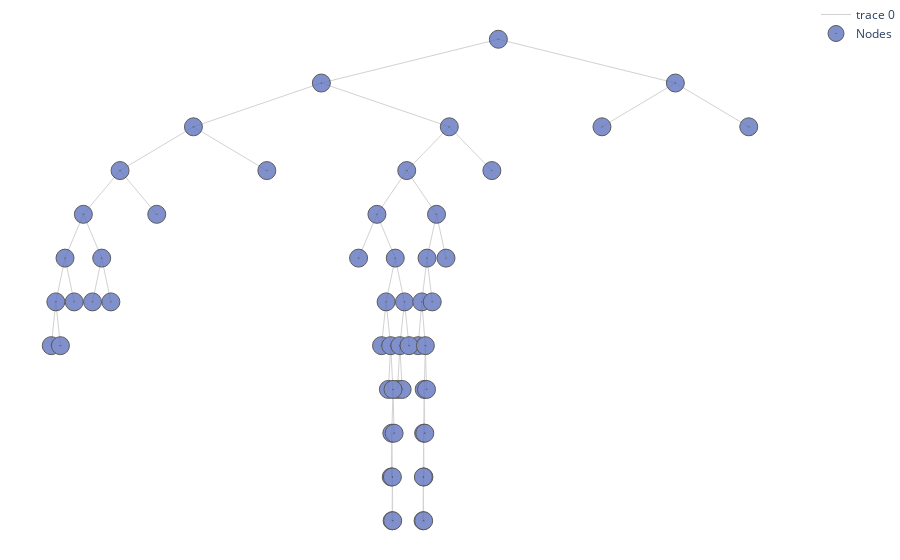

Notebook cell for this chart:
### Code cell
#import warnings
#warnings.filterwarnings("ignore", category=FutureWarning) 


tree.print_tree(table = False, html = True, merge_leaves = True)#.style.hide()

### Figure 1 — Plotly figure (JSON) as saved in the notebook; plotly's stock layout.template omitted (floating-point values rounded to 4 significant figures; data arrays with more than 128 entries replaced by an {"elided": "..."} marker saying what was removed)
{"data": [{"hoverinfo": "none", "line": {"color": "rgb(210,210,210)", "width": 1}, "mode": "lines", "type": "scatter", "x": {"elided": "162 float values"}, "y": {"elided": "162 int values"}}, {"hoverinfo": "text", "marker": {"color": "#6175c1", "line": {"color": "rgb(50,50,50)", "width": 1}, "size": 18, "symbol": "circle-dot"}, "mode": "markers", "name": "Nodes", "opacity": 0.8, "text": ["n9<br>Class: {1: 0.72, 2: 0.02, 3: 0.02, 4: 0.24}<br>tau : None<br>Samples : 3628<br>GPR: []<br>LPR: []", "n65<br>Class: {1: 0.26, 2: 0.02, 3: 0.02, 4: 0.7}<br>tau : None<br>Samples : 542<br>GPR: []<br>LPR: []", "n66<br>Class: {1: 0.42, 2: 0.03, 3: 0.11, 4: 0.44}<br>tau : None<br>Samples : 715<br>GPR: []<br>LPR: []", "n67<br>Class: {1: 0.46, 2: 0.03, 3: 0.12, 4: 0.39}<br>tau : None<br>Samples : 1194<br>GPR: []<br>LPR: []", "n1324<br>Class: {1: 0.0, 2: 0.06, 3: 0.62, 4: 0.32}<br>tau : None<br>Samples : 1134<br>GPR: []<br>LPR: []", "n2650<br>Class: {1: 0.01, 2: 0.03, 3: 0.49, 4: 0.46}<br>tau : None<br>Samples : 741<br>GPR: []<br>LPR: []", "n2651<br>Class: {1: 0.02, 2: 0.02, 3: 0.41, 4: 0.55}<br>tau : None<br>Samples : 548<br>GPR: []<br>LPR: []", "n332<br>Class: {1: 0.07, 2: 0.03, 3: 0.56, 4: 0.34}<br>tau : None<br>Samples : 701<br>GPR: []<br>LPR: []", "n333<br>Class: {1: 0.04, 2: 0.01, 3: 0.47, 4: 0.49}<br>tau : None<br>Samples : 512<br>GPR: []<br>LPR: []", "n168<br>Class: {1: 0.05, 2: 0.02, 3: 0.11, 4: 0.81}<br>tau : None<br>Samples : 1165<br>GPR: []<br>LPR: []", "n1353<br>Class: {1: 0.04, 2: 0.02, 3: 0.21, 4: 0.73}<br>tau : None<br>Samples : 517<br>GPR: []<br>LPR: []", "n2704<br>Class: {1: 0.12, 2: 0.02, 3: 0.58, 4: 0.28}<br>tau : None<br>Samples : 976<br>GPR: []<br>LPR: []", "n2705<br>Class: {1: 0.07, 2: 0.01, 3: 0.4, 4: 0.52}<br>tau : None<br>Samples : 572<br>GPR: []<br>LPR: []", "n7<br>Class: {1: 0.1, 2: 0.05, 3: 0.77, 4: 0.09}<br>tau : None<br>Samples : 16307<br>GPR: 0.006<br>LPR: 1.316", "n1<br>car_ownership in ('car_ownership0',)<br>Class:{1: 0.18, 2: 0.03, 3: 0.35, 4: 0.44}<br>tau : 0.89<br>Samples: 76103<br>GPR: 0.146<br>LPR: 0.888", "n2<br>distance_group in ('distance04', 'distance05', 'distance06', 'distance07', 'distance08', 'distance09', 'distance10', 'distance11')<br>Class:{1: 0.14, 2: 0.02, 3: 0.24, 4: 0.59}<br>tau : 0.92<br>Samples: 53924<br>GPR: 0.153<br>LPR: 0.919", "n4<br>distance_group in ('distance01',)<br>Class:{1: 0.48, 2: 0.03, 3: 0.05, 4: 0.43}<br>tau : 0.99<br>Samples: 11453<br>GPR: 0.084<br>LPR: 0.994", "n8<br>day_of_week in ('day_of_week6', 'day_of_week7')<br>Class:{1: 0.38, 2: 0.03, 3: 0.07, 4: 0.52}<br>tau : 0.87<br>Samples: 7825<br>GPR: 0.004<br>LPR: 0.869", "n16<br>trafficperc_group in ('1mediumlow_traffic', '2medium_traffic', '3mediumhigh_traffic', '4high_traffic')<br>Class:{1: 0.39, 2: 0.03, 3: 0.08, 4: 0.51}<br>tau : 0.82<br>Samples: 5823<br>GPR: 0.02<br>LPR: 0.819", "n32<br>starttime_group in ('evening',)<br>Class:{1: 0.36, 2: 0.03, 3: 0.06, 4: 0.55}<br>tau : 0.98<br>Samples: 3914<br>GPR: 0.011<br>LPR: 0.983", "n64<br>driving_license in ('driving_license1',)<br>Class:{1: 0.37, 2: 0.03, 3: 0.07, 4: 0.53}<br>tau : 0.89<br>Samples: 3372<br>GPR: []<br>LPR: 0.894", "n128<br>Class: {1: 0.52, 2: 0.02, 3: 0.13, 4: 0.33}<br>tau : None<br>Samples : 1180<br>GPR: []<br>LPR: 0.81", "n129<br>Class: {1: 0.29, 2: 0.03, 3: 0.04, 4: 0.64}<br>tau : None<br>Samples : 2192<br>GPR: []<br>LPR: 0.966", "n33<br>starttime_group in ('afternoon',)<br>Class:{1: 0.45, 2: 0.03, 3: 0.12, 4: 0.41}<br>tau : 0.76<br>Samples: 1909<br>GPR: []<br>LPR: 0.764", "n17<br>Class: {1: 0.35, 2: 0.03, 3: 0.05, 4: 0.57}<br>tau : None<br>Samples : 2002<br>GPR: []<br>LPR: 0.911", "n5<br>drivingcharge_group in ('high_charge',)<br>Class:{1: 0.05, 2: 0.02, 3: 0.3, 4: 0.63}<br>tau : 1.2<br>Samples: 42471<br>GPR: 0.108<br>LPR: 1.203", "n10<br>trafficperc_group in ('0low_traffic', '1mediumlow_traffic')<br>Class:{1: 0.05, 2: 0.02, 3: 0.24, 4: 0.69}<br>tau : 1.06<br>Samples: 38446<br>GPR: 0.067<br>LPR: 1.062", "n20<br>faretype in ('faretype1', 'faretype2', 'faretype3', 'faretype4')<br>Class:{1: 0.03, 2: 0.03, 3: 0.39, 4: 0.55}<br>tau : 0.94<br>Samples: 13067<br>GPR: 0.023<br>LPR: 0.938", "n40<br>Class: {1: 0.03, 2: 0.01, 3: 0.34, 4: 0.61}<br>tau : None<br>Samples : 2562<br>GPR: 0.038<br>LPR: 1.09", "n41<br>driving_license in ('driving_license0',)<br>Class:{1: 0.03, 2: 0.03, 3: 0.4, 4: 0.53}<br>tau : 0.98<br>Samples: 10505<br>GPR: 0.06<br>LPR: 0.976", "n82<br>cost_group in ('high_cost', 'medium_cost')<br>Class:{1: 0.03, 2: 0.03, 3: 0.34, 4: 0.6}<br>tau : 1.0<br>Samples: 8188<br>GPR: 0.037<br>LPR: 0.995", "n164<br>Class: {1: 0.07, 2: 0.04, 3: 0.19, 4: 0.69}<br>tau : None<br>Samples : 2716<br>GPR: []<br>LPR: 1.051", "n165<br>day_of_week in ('day_of_week1', 'day_of_week2', 'day_of_week3', 'day_of_week4', 'day_of_week5')<br>Class:{1: 0.01, 2: 0.03, 3: 0.41, 4: 0.55}<br>tau : 1.0<br>Samples: 5472<br>GPR: 0.015<br>LPR: 0.998", "n330<br>Class: {1: 0.02, 2: 0.01, 3: 0.3, 4: 0.67}<br>tau : None<br>Samples : 1269<br>GPR: []<br>LPR: 1.071", "n331<br>trafficperc_group in ('2medium_traffic',)<br>Class:{1: 0.01, 2: 0.03, 3: 0.44, 4: 0.52}<br>tau : 1.0<br>Samples: 4203<br>GPR: 0.057<br>LPR: 0.996", "n662<br>purpose in ('purpose2', 'purpose3', 'purpose4', 'purpose5')<br>Class:{1: 0.01, 2: 0.04, 3: 0.53, 4: 0.42}<br>tau : 0.95<br>Samples: 2423<br>GPR: 0.028<br>LPR: 0.951", "n1325<br>trafficperc_group in ('3mediumhigh_traffic',)<br>Class:{1: 0.02, 2: 0.03, 3: 0.46, 4: 0.5}<br>tau : 0.93<br>Samples: 1289<br>GPR: []<br>LPR: 0.928", "n663<br>Class: {1: 0.01, 2: 0.02, 3: 0.31, 4: 0.66}<br>tau : None<br>Samples : 1780<br>GPR: []<br>LPR: 1.08", "n83<br>purpose in ('purpose1', 'purpose2', 'purpose4')<br>Class:{1: 0.05, 2: 0.02, 3: 0.65, 4: 0.29}<br>tau : 1.08<br>Samples: 2317<br>GPR: 0.066<br>LPR: 1.077", "n166<br>bus_scale in ('bus_scale0.0',)<br>Class:{1: 0.06, 2: 0.02, 3: 0.52, 4: 0.4}<br>tau : 0.89<br>Samples: 1213<br>GPR: []<br>LPR: 0.894", "n167<br>Class: {1: 0.04, 2: 0.02, 3: 0.78, 4: 0.16}<br>tau : None<br>Samples : 1104<br>GPR: []<br>LPR: 1.302", "n21<br>age_group in ('age_group31-65',)<br>Class:{1: 0.06, 2: 0.02, 3: 0.16, 4: 0.76}<br>tau : 1.21<br>Samples: 25379<br>GPR: 0.022<br>LPR: 1.213", "n42<br>starttime_group in ('evening', 'morning')<br>Class:{1: 0.06, 2: 0.02, 3: 0.23, 4: 0.69}<br>tau : 1.12<br>Samples: 11113<br>GPR: 0.018<br>LPR: 1.125", "n84<br>day_of_week in ('day_of_week1', 'day_of_week2', 'day_of_week3', 'day_of_week4', 'day_of_week5', 'day_of_week6')<br>Class:{1: 0.06, 2: 0.02, 3: 0.25, 4: 0.67}<br>tau : 1.17<br>Samples: 7861<br>GPR: 0.018<br>LPR: 1.169", "n169<br>age_group in ('age_group66+',)<br>Class:{1: 0.06, 2: 0.02, 3: 0.28, 4: 0.64}<br>tau : 1.05<br>Samples: 6696<br>GPR: 0.017<br>LPR: 1.052", "n338<br>purpose in ('purpose3', 'purpose5')<br>Class:{1: 0.08, 2: 0.02, 3: 0.31, 4: 0.6}<br>tau : 0.96<br>Samples: 4652<br>GPR: 0.064<br>LPR: 0.958", "n676<br>driving_license in ('driving_license1',)<br>Class:{1: 0.08, 2: 0.02, 3: 0.44, 4: 0.46}<br>tau : 0.99<br>Samples: 2065<br>GPR: 0.072<br>LPR: 0.986", "n1352<br>car_ownership in ('car_ownership2',)<br>Class:{1: 0.1, 2: 0.02, 3: 0.51, 4: 0.37}<br>tau : 0.87<br>Samples: 1548<br>GPR: []<br>LPR: 0.87", "n677<br>Class: {1: 0.07, 2: 0.02, 3: 0.2, 4: 0.71}<br>tau : None<br>Samples : 2587<br>GPR: []<br>LPR: 1.107", "n339<br>Class: {1: 0.03, 2: 0.01, 3: 0.22, 4: 0.74}<br>tau : None<br>Samples : 2044<br>GPR: []<br>LPR: 1.182", "n85<br>Class: {1: 0.05, 2: 0.02, 3: 0.16, 4: 0.76}<br>tau : None<br>Samples : 3252<br>GPR: 0.032<br>LPR: 1.222", "n43<br>Class: {1: 0.05, 2: 0.02, 3: 0.11, 4: 0.81}<br>tau : None<br>Samples : 14266<br>GPR: 0.022<br>LPR: 1.231", "n11<br>Class: {1: 0.03, 2: 0.04, 3: 0.81, 4: 0.12}<br>tau : None<br>Samples : 4025<br>GPR: 0.013<br>LPR: 1.296", "n3<br>distance_group in ('distance04', 'distance05', 'distance06', 'distance07', 'distance08', 'distance09', 'distance10', 'distance11')<br>Class:{1: 0.26, 2: 0.04, 3: 0.62, 4: 0.08}<br>tau : 1.18<br>Samples: 22179<br>GPR: 0.315<br>LPR: 1.181", "n6<br>Class: {1: 0.73, 2: 0.03, 3: 0.2, 4: 0.05}<br>tau : None<br>Samples : 5872<br>GPR: 0.004<br>LPR: 1.162"], "type": "scatter", "x": [-403.8, -739.8, -707.8, -675.8, -186.8, -185.3, -184.3, -175.8, -167.8, -139.8, -129.8, -131.3, -130.3, 436.7, 0, -308.7, -531.8, -659.8, -723.8, -755.8, -771.8, -779.8, -763.8, -691.8, -595.8, -85.57, -159.8, -211.8, -243.8, -179.8, -195.8, -203.8, -187.8, -191.8, -183.8, -185.8, -184.8, -181.8, -163.8, -171.8, -155.8, -107.9, -124.4, -133.6, -127.3, -129.3, -130.3, -130.8, -128.3, -125.3, -115.3, -91.31, -11.31, 308.7, 180.7], "y": [7, 4, 4, 4, 0, -1, -1, 2, 2, 3, 0, -1, -1, 8, 10, 9, 8, 7, 6, 5, 4, 3, 3, 5, 6, 8, 7, 6, 5, 5, 4, 3, 3, 2, 2, 1, 0, 1, 4, 3, 3, 6, 5, 4, 3, 2, 1, 0, 1, 2, 4, 5, 7, 9, 8]}], "layout": {"margin": {"b": 0, "l": 0, "r": 0, "t": 0}, "plot_bgcolor": "rgba(0, 0, 0, 0)", "xaxis": {"showticklabels": false, "visible": false}, "yaxis": {"showticklabels": true, "visible": false}}}
